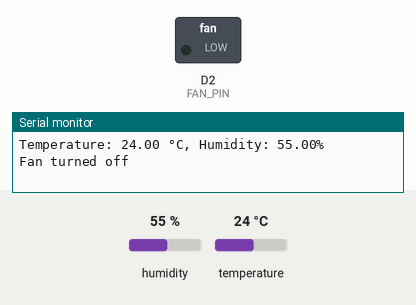
Recording of a sketch running on a simulated ESP8266 (NodeMCU). Parts: switched loads named in the sketch (green lamp = pin HIGH), the last lines printed to the serial monitor. The test bench sets the inputs (shaded band); at power-on: temperature 24 °C, humidity 55 %.

Above: at 18.0 s.
18.1 s: temperature set to 28 °C
At 20.5 s:
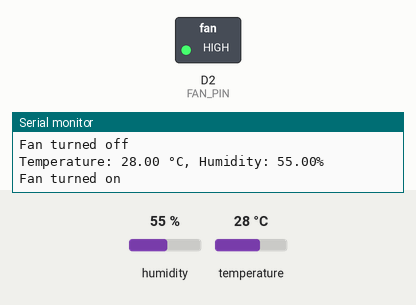
33.1 s: humidity set to 42 %
48.1 s: humidity set to 39 %
At 61.1 s:
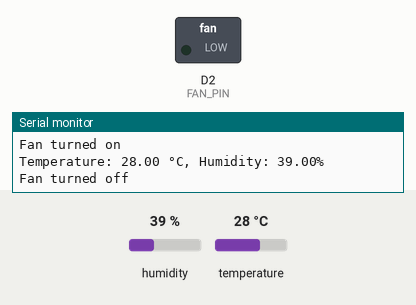
Timing chart, 0 to 62.6 s (numbered marks = the images above; inputs shaded):
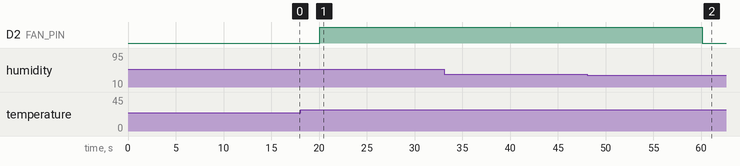

Measured:
- the behaviour switches between 26 and 27 °C on temperature (found by bisection; images 0 and 1)
- the behaviour switches between 41 and 40 % on humidity (found by bisection; images 1 and 2)
- after the input at 18.1 s, D2 (FAN_PIN): LOW → HIGH after 1.9 s
- after the input at 48.1 s, D2 (FAN_PIN): HIGH → LOW after 12.0 s

The sketch:

DH.ino
```cpp
#include <DHT.h>

#define DHTPIN D1  // DHT11 data pin connected to GPIO4 (D4)
#define DHTTYPE DHT11  // DHT11 sensor type

DHT dht(DHTPIN, DHTTYPE);

const int FAN_PIN = D2;  // GPIO5 (D1) connected to the fan

void setup() {
  Serial.begin(9600);
  pinMode(FAN_PIN, OUTPUT);
  dht.begin();
}

void loop() {
  float temperature = dht.readTemperature();
  float humidity = dht.readHumidity();

  if (isnan(temperature) || isnan(humidity)) {
    Serial.println("Failed to read data from DHT sensor");
    return;
  }

  Serial.print("Temperature: ");
  Serial.print(temperature);
  Serial.print(" °C, Humidity: ");
  Serial.print(humidity);
  Serial.println("%");

  if (temperature > 26 && humidity > 40) {
    digitalWrite(FAN_PIN, HIGH);  // turn on the fan
    Serial.println("Fan turned on");
  } else {
    digitalWrite(FAN_PIN, LOW);  // turn off the fan
    Serial.println("Fan turned off");
  }

  delay(20000);
}
```
